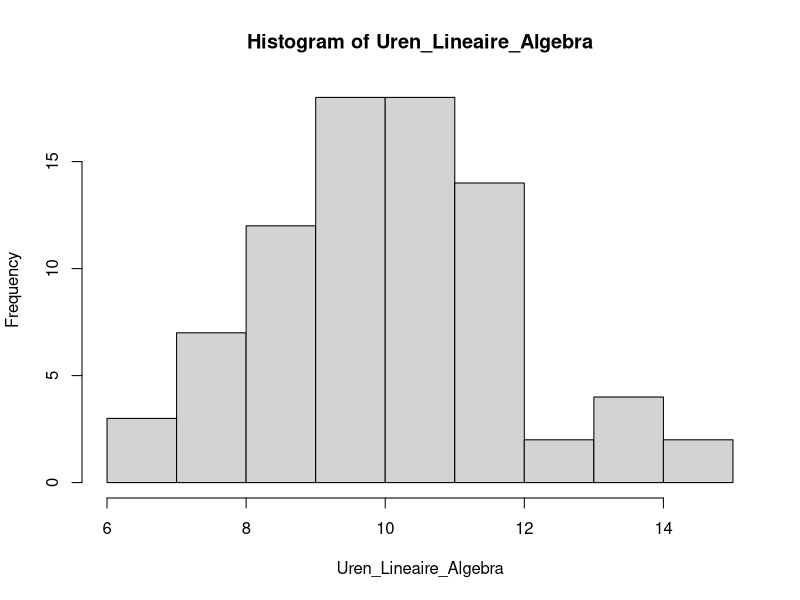
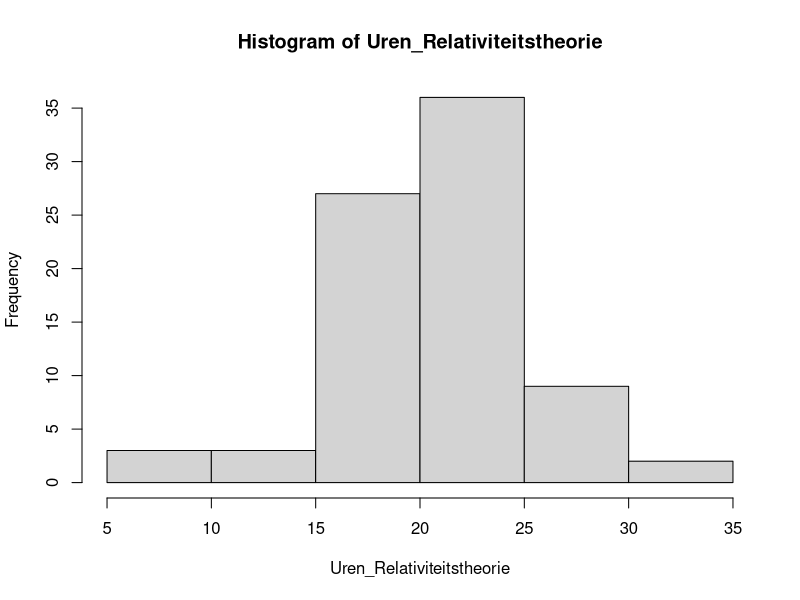
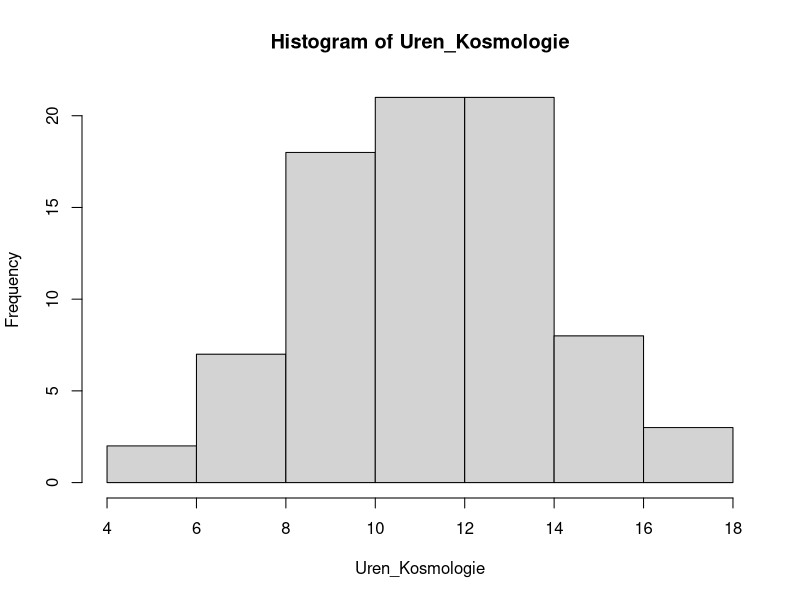

Write R code to recreate these figures, in order.
# De opleidingsdirecteur van de bachelor Technische Natuurkunde hoort vanuit de 
# opleidingscommissie dat de eerstejaarsstudenten de studielast van de eerste 
# onderwijsperiode als erg hoog ervaren. Om te onderzoeken hoe deze ervaren 
# studielast verminderd kan worden, wil hij onderzoeken hoeveel tijd deze 
# studenten per week besteden aan hun vakken. Uit vakevaluaties verzamelt hij 
# gegevens van het aantal uur per week dat eerstejaars studenten besteden aan 
# de vakken in periode 1: lineaire algebra, relativiteitstheorie en kosmologie. 
# Op deze manier kan hij onderzoeken of er verschillen in de tijdsbesteding aan 
# de verschillende vakken zijn en om te bepalen van welke vakken de studielast 
# aangepast moeten worden.


# Dataset heeft drie kolommen: Studentnummer, Vak en Aantal uren per week. We
# nemen 80 eerstejaars studenten

# set seed
set.seed(1234)

# Simuleer studentnummers
Studentnummers_opties <- c(4000000:4500000)
Studentnummer_uniek <- sample(Studentnummers_opties, 80)
Studentnummer <- rep(Studentnummer_uniek, times = 3)
Studentnummer <- as.factor(Studentnummer)
# Maak vakken
Vak <- rep(c("Lineaire Algebra", "Relativiteitstheorie", "Kosmologie"), 
           each = 80)

# Simuleer aantal uur studeren per vak
Uren_Lineaire_Algebra <- round(rnorm(80, 10, 2), 1)
hist(Uren_Lineaire_Algebra)

Uren_Relativiteitstheorie <- round(rnorm(80, 20, 4), 1)
hist(Uren_Relativiteitstheorie)

Uren_Kosmologie <- round(rnorm(80, 11, 3), 1)
hist(Uren_Kosmologie)

Studieuren <- c(Uren_Lineaire_Algebra, Uren_Relativiteitstheorie, 
                Uren_Kosmologie)

# Maak dataset
Studieuren_technische_natuurkunde <- cbind.data.frame(Studentnummer, Vak, Studieuren)

# Sorteer data

Studieuren_technische_natuurkunde <- Studieuren_technische_natuurkunde[order(Studieuren_technische_natuurkunde$Studentnummer),]
